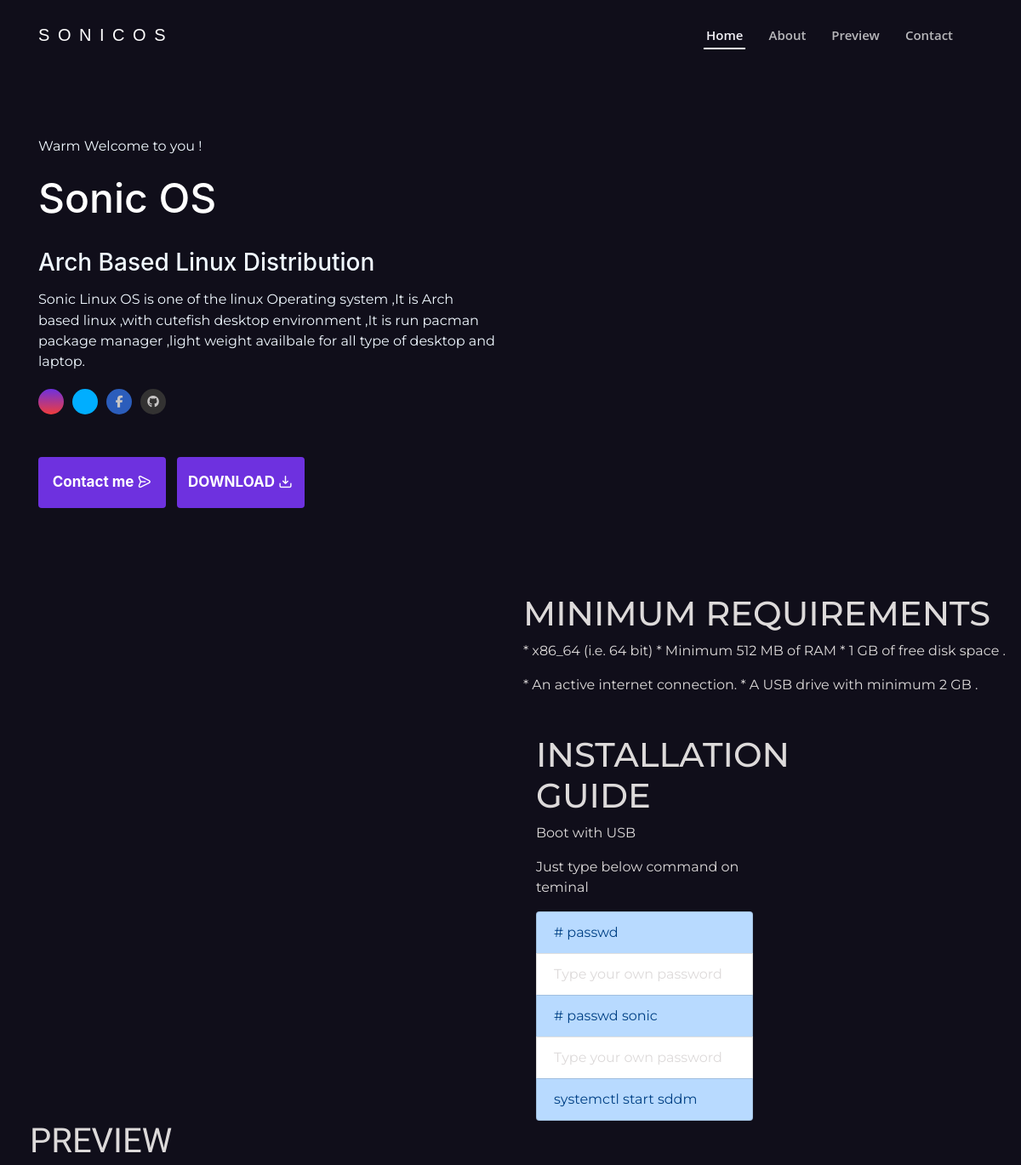
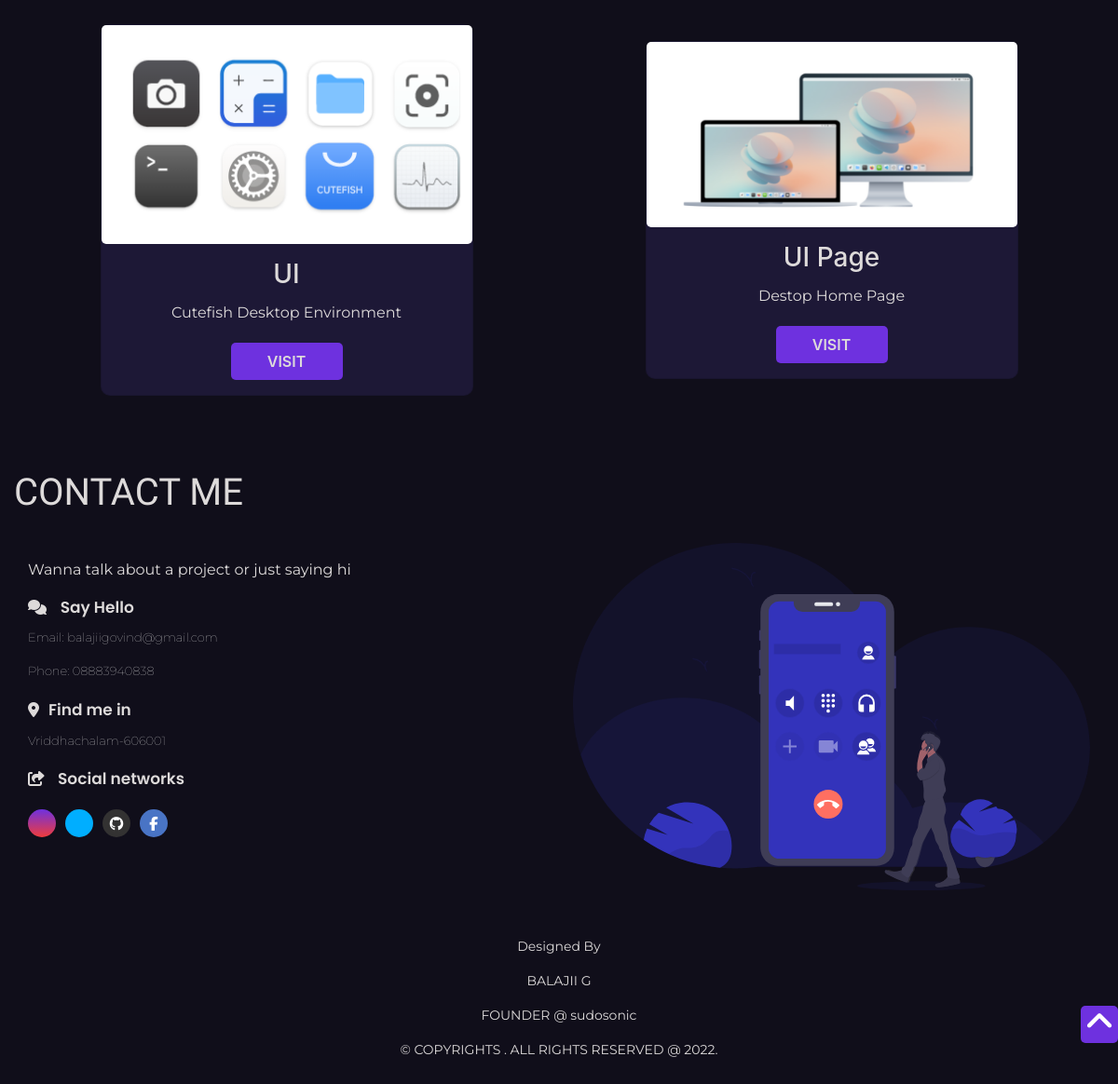
The page / on the database its author committed (2 pictures, top to bottom).
### feeds/models.py (models this page shows, shortened)
class PersonalInformation(models.Model):
    name_complete = models.CharField(max_length=50, blank=True, null=True)
    avatar = models.URLField(blank=True, null=True)
    mini_about = models.TextField(blank=True, null=True)
    address = models.CharField(max_length=100, blank=True, null=True)
    phone = models.CharField(max_length=20, blank=True, null=True)
    email = models.EmailField(max_length=255, blank=True, null=True)
    cv = models.FileField(upload_to='cv', blank=True, null=True)
    github = models.URLField(blank=True, null=True)
    linkedin = models.URLField(blank=True, null=True)
    facebook = models.URLField(blank=True, null=True)
    twitter = models.URLField(blank=True, null=True)
    instagram = models.URLField(blank=True, null=True)
    mycv = models.URLField(blank=True, null=True)

class About(models.Model):
    title = models.CharField(max_length=20, blank=True, null=True)
    description1 = models.TextField(blank=False, null=True)
    description2 = models.TextField(blank=False, null=True)
    about_avatar = models.URLField(blank=True, null=True)

class Projects(models.Model):
    title = models.CharField(max_length=50, blank=True, null=True)
    skill = models.TextField(max_length=230, blank=True, null=True)
    link = models.URLField(blank=True, null=True)
    image = models.ImageField(upload_to='images/')

### feeds/views.py (the view)
# urls.py: path('',views.home_page,name="main_home" )
def home_page(request):
    myinfo = PersonalInformation.objects.all()
    myabout = About.objects.all()
    myskills = Projects.objects.all()
    skills = Skills.objects.all()
    context = {
        "info": myinfo,
        "about": myabout,
        "skills": myskills,
        "know": skills
    }
    return render(request, 'home_page.html', context)

### feeds/templates/home_page.html (shortened to what this page needs)
{% load static %}
<!DOCTYPE html>
<html lang="en">
<head>
      <link rel="stylesheet" href="https://unpkg.com/aos@next/dist/aos.css" />
    <link rel="stylesheet" href="https://code.ionicframework.com/ionicons/2.0.1/css/ionicons.min.css">
    <link rel="stylesheet" href="https://unicons.iconscout.com/release/v4.0.0/css/line.css">
    <link rel="stylesheet" href="https://allyoucan.cloud/cdn/icofont/1.0.1/icofont.css">
    <link href='https://cdn.jsdelivr.net/npm/boxicons@2.0.5/css/boxicons.min.css' rel='stylesheet'>
    <link rel="stylesheet" href="https://stackpath.bootstrapcdn.com/bootstrap/4.3.1/css/bootstrap.min.css">
    <link rel="stylesheet" href="{% static 'css/main.css' %}">
</head>
<body data-aos-easing="ease" data-aos-duration="1500" data-aos-delay="0">
    <header id="header" class="fixed-top ">
        <div class="container-fluid  navbur">
            <div class="navi">
                <div class="col-xl-9 d-flex align-items-center lefty">
                    <h1 class="logo mr-auto"><a href="#">S O N I C   O S</a></h1>
                    <nav class="nav-menu d-none d-lg-block float-right">
                        <ul>
                            <li class="active"><a href="#home">Home</a></li>
                            <li><a href="#about">About</a></li>
                            <li><a href="#work">Preview</a></li>
                            <li><a href="#contact">Contact</a></li>
                        </ul>
                    </nav>
                </div>
            </div>
        </div>
    </header>
    <section class=" descript "  id="home">
        <div class="container ">
            <div class="small-container ">
                <div class="row">
                    <div class="col-md-6 initial-0 aos-init " data-aos="zoom-in" data-aos-delay="200">
                        <p id="hey">Warm Welcome to you !</p>
                        {% for infor in info %}
                        <h1 id="name"><span>{{infor.name_complete}}</span> </h1>
                        <h3> Arch Based Linux Distribution </h3>
                        <p> {{infor.mini_about}}</p>
                        <div class="social">
                            <a href="{{infor.instagram}}"> <i class="icofont-instagram"></i></a>
                            <a href="{{infor.twitter}}"> <i class="icofont-twitter"></i></a>
                            <a href="{{infor.facebook}}"><i class="fa fa-facebook-f" style="background: #4974c5 "></i>
                           </a>
                            <a href="{{infor.github}}"><i class="fa fa-github"></i>
                            </a>
                        </div>
                        <div class="button">
                            <a href="mailto:{{infor.email}}"> <button class="main-button2">Contact me <i class="uil uil-message"style="" ></i>  </button></a>
                            <a class="main-button ml-2" href="{{infor.mycv}}" target="_blank" rel="noopener noreferrer"> <button id="btn2">DOWNLOAD <i class="uil uil-import"></i></i>
                            </button></a>
                        </div>
                    </div>
                    <div class="col-md-6 initial-1 aos-init" data-aos="zoom-in" data-aos-delay="300">
                    </div>
                    {% endfor %}
                </div>
            </div>
        </div>
    </section>
    <section class="about its-me " id="about">
        <div class="container2">
            <div class="small-container2 ">
                <div class="row2 initial-3">
                    {% for aboutme in about %}
                    <div class="col-md-6 aos-init" data-aos="fade-up-right" data-aos-delay="700">
                    </div>
                    <div class="col-md-6 initial-4">
                        <div class="title aos-init" data-aos="zoom-in" data-aos-delay="200">
                            <h1>{{aboutme.title}}</h1>
                        </div>
                        <p data-aos="zoom-in" data-aos-delay="200" class="aos-init">{{aboutme.description1}}</p>
                        <p data-aos="zoom-in" data-aos-delay="200" class="aos-init">{{aboutme.description2}}</p>
                        {% endfor %}
                        <ul class="list-group">
                            <li class="list-group-item list-group-item-primary"># passwd</li>
                            <li class="list-group-item ">Type your own password</li>
                            <li class="list-group-item list-group-item-primary"># passwd sonic</li>
                            <li class="list-group-item ">Type your own password</li>
                            <li class="list-group-item list-group-item-primary">systemctl start sddm</li>
                          </ul>
                    </div>
                </div>
            </div>
        </div>
    <div class="work">
        <div class="container" id="work">
            <div class="title2">
                <h1>PREVIEW</h1>
            </div>
            <div class="small-container">
                <div class="row3">
                    {% for sys in skills %}
                    <div class="card initial-6  w- aos-init" data-aos="zoom-in" data-aos-delay="500">
                        <img src="{{sys.image}}" alt="">
                        <div class="card-body col-5-info px-3 py-3">
                            <h3 class="pb-1">{{sys.title}}</h3>
                            <p class="pb-1">{{sys.skill}}</p>
                            <button><a href="{{sys.link}}">VISIT</a></button>
                        </div>
                    </div>
                    {% endfor %}
                </div>
            </div>
        </div>
    </div>
    <footer id="contact">
        <div class="container">
            <div class="title5">
                <h1>CONTACT ME</h1>
            </div>
            <div class="small-container">
                <div class="row4">
                                         {% for infor in info %}
                    <div class="col-md-6 initial-8 aos-init" data-aos="fade-down-right" data-aos-delay="300">
                        <p id="helo">Wanna talk about a project or just saying hi <img src="{%  static 'images/e.png' %}" alt="" id="e" class="wave"></p>
                        <div class="contact-info">
                            <div class="c-ico">
                    <i class="fa fa-comments"></i> <span id="io">Say Hello</span></i>
                            </div>
                            <p>Email: <span>{{infor.email}}</span></p>
                            <p>Phone: <span>{{infor.phone}}</span></p>
                        </div>
                        <div class="contact-info">
                            <div class="c-ico">
                                <i class="fa fa-map-marker"></i><span id="io">Find me in</span>
                            </div>
                            <p><span>{{infor.address}}</span></p>
                        </div>
                        <div class="contact-info obojo">
                            <div class="c-ico">
                                <i class="fa fa-share-square-o"> <span id="io">Social networks</span> </i>
                            </div>
                            <h4>
                                <a href="{{infor.instagram}}" class="m1"> <i class="icofont-instagram"></i></a>
                                  <a href="{{infor.twitter}}" class="m1"> <i class="icofont-twitter"></i></a>
                                <a href="{{infor.github}}"><i class="fa fa-github"></i>
                                </a>
                                <a href="{{infor.facebook}}"><i class="fa fa-facebook" style="background: #4974c5"></i></a>
                            </h4>
                        </div>
                    </div>
                    <div class=" col-md-6 initial-7 aos-init " data-aos="zoom-in " data-aos-delay="700 ">
                        <img src="{% static 'images/19.svg' %} " alt=" ">
                    </div>
{% endfor %}
                </div>
                <div class="footing ">
                    <div class="row justify-content-center ">
                        <div class="col-md-4 ">
                            <p>Designed By </p>
                            <p> BALAJII G</p>
                            <p>FOUNDER @ sudosonic</p>
                            <p id="copy ">© COPYRIGHTS . ALL RIGHTS RESERVED @ 2022.
                        </div>
                    </div>
                </div>
            </div>
        </div>
        <div class="up-arrow ">
            <div class="arrow ">
                <a href="# "><i class="fa fa-angle-up "></i>
            </a>
            </div>
        </div>
    </footer>
</body>
</html>

### rows shown on the page
PersonalInformation: name_complete "Sonic OS", mini_about "Sonic Linux OS is one of the linux Operating system ,It is Arch based linux ,with cutefish desktop environment ,It is run pacman package manager ,light weight availbale for all type of desktop and laptop.", email "balajiigovind@gmail.com", phone "08883940838", address "Vriddhachalam-606001"
About: title "MINIMUM REQUIREMENTS", description1 "* x86_64 (i.e. 64 bit) * Minimum 512 MB of RAM * 1 GB of free disk space .", description2 "* An active internet connection. * A USB drive with minimum 2 GB ."
About: title "INSTALLATION GUIDE", description1 "Boot with USB", description2 "Just type below command on teminal"
Projects: image (picture), title "UI", skill "Cutefish Desktop Environment"
Projects: image (picture), title "UI Page", skill "Destop Home Page"
